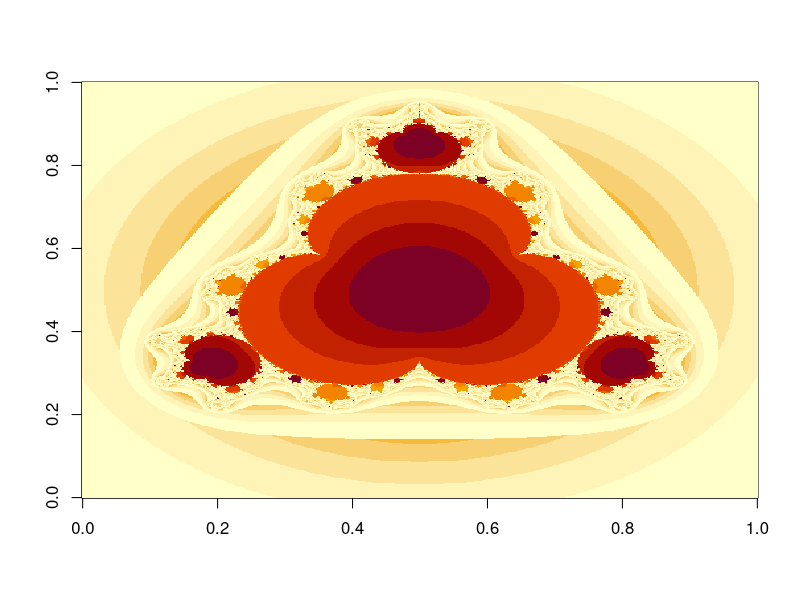

This chart was generated by the following R code:
# Author: Jesper Tveit 
# date: 16.11.2016
#
# The following code plots an m by m visualization of the recursion relation 
# Z[n+1] = P + Z[n]^4, for P in the interval [-w/2,w/2]x[-i*w/2,i*w/2]
#
# O(m^2 x n) computations - give it a few seconds to finish ;)
#

w <- 2.8  # interval size
m <- 512  # image resolution 
n <- 250  # recursive steps

# series data
Za <- matrix(0,m,m)
Zb <- matrix(0,m,m)

# positions in the complex plane
Pa <- matrix((1/2 - c(1:m)/m)*w,m,m,TRUE)
Pb <- matrix((1/2 - c(1:m)/m)*w,m,m,FALSE)

# divergence 
divrg <- matrix(FALSE,m,m)

for(i in 1:n)
{
  Za1 <- Za*Za - Zb*Zb
  Zb1 <- 2*Za*Zb
  Za2 <- Pa + Za1*Za1 - Zb1*Zb1
  Zb2 <- Pb + 2*Za1*Zb1
  divrg <- Za2*Za2 + Zb2*Zb2 > 4
  Za <- ifelse(divrg, Za, Za2)
  Zb <- ifelse(divrg, Zb, Zb2)
}

image(exp(-Za*Za-Zb*Zb))
